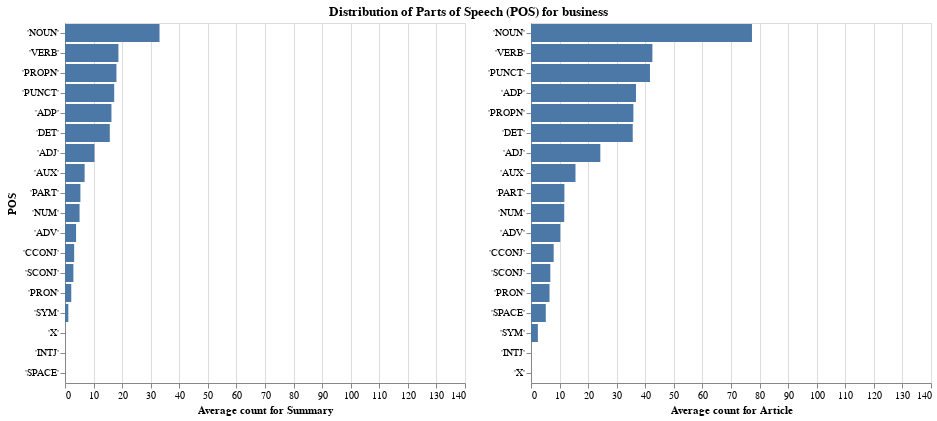

The notebook cell this image was saved under:
### Code cell
df_test1 = pd.DataFrame.from_dict(counts_df['Summaries/-business-POS averages'][0].items()).rename(columns={0: 'POS', 1: 'avg'})
df_test2 = pd.DataFrame.from_dict(counts_df['News Articles/-business-POS averages'][0].items()).rename(columns={0: 'POS', 1: 'avg'})


create_comparison_viz(df_test1, df_test2, 'business')

### Figure 1 — Vega-Lite specification as saved in the notebook (floating-point values rounded to 4 significant figures)
{"config": {"view": {"continuousWidth": 400, "continuousHeight": 300}, "title": {"anchor": "middle"}}, "hconcat": [{"hconcat": [{"data": {"name": "data-dc74dc334bc1fc1a35330f4e56c96e43"}, "mark": "bar", "encoding": {"x": {"field": "avg", "scale": {"domain": [0, 140]}, "title": "Average count for Summary", "type": "quantitative"}, "y": {"field": "POS", "sort": "-x", "title": "POS", "type": "ordinal"}}}, {"data": {"name": "data-1cf5a3f06378efbd862646275fe411ec"}, "mark": "bar", "encoding": {"x": {"field": "avg", "scale": {"domain": [0, 140]}, "title": "Average count for Article", "type": "quantitative"}, "y": {"field": "POS", "sort": "-x", "title": "", "type": "ordinal"}}}]}], "title": "Distribution of Parts of Speech (POS) for business", "$schema": "https://vega.github.io/schema/vega-lite/v4.17.0.json", "datasets": {"data-dc74dc334bc1fc1a35330f4e56c96e43": [{"POS": " 'ADJ'", "avg": 10.32}, {"POS": " 'NOUN'", "avg": 33.08}, {"POS": " 'PROPN'", "avg": 18.01}, {"POS": " 'VERB'", "avg": 18.7}, {"POS": " 'SCONJ'", "avg": 2.94}, {"POS": " 'AUX'", "avg": 6.87}, {"POS": " 'PUNCT'", "avg": 17.22}, {"POS": " 'ADP'", "avg": 16.26}, {"POS": " 'ADV'", "avg": 3.88}, {"POS": " 'PRON'", "avg": 2.19}, {"POS": " 'DET'", "avg": 15.68}, {"POS": " 'PART'", "avg": 5.39}, {"POS": " 'CCONJ'", "avg": 3.21}, {"POS": " 'NUM'", "avg": 5.1}, {"POS": " 'SYM'", "avg": 1.17}, {"POS": " 'X'", "avg": 0.01}, {"POS": " 'INTJ'", "avg": 0.01}, {"POS": " 'SPACE'", "avg": 0.01}], "data-1cf5a3f06378efbd862646275fe411ec": [{"POS": " 'ADJ'", "avg": 24.26}, {"POS": " 'NOUN'", "avg": 77.34}, {"POS": " 'PUNCT'", "avg": 41.64}, {"POS": " 'ADP'", "avg": 36.74}, {"POS": " 'VERB'", "avg": 42.49}, {"POS": " 'SPACE'", "avg": 5.18}, {"POS": " 'PROPN'", "avg": 35.84}, {"POS": " 'AUX'", "avg": 15.57}, {"POS": " 'DET'", "avg": 35.61}, {"POS": " 'SYM'", "avg": 2.41}, {"POS": " 'NUM'", "avg": 11.63}, {"POS": " 'SCONJ'", "avg": 6.76}, {"POS": " 'ADV'", "avg": 10.25}, {"POS": " 'PRON'", "avg": 6.48}, {"POS": " 'PART'", "avg": 11.69}, {"POS": " 'CCONJ'", "avg": 7.94}, {"POS": " 'X'", "avg": 0.01}, {"POS": " 'INTJ'", "avg": 0.02}]}}
